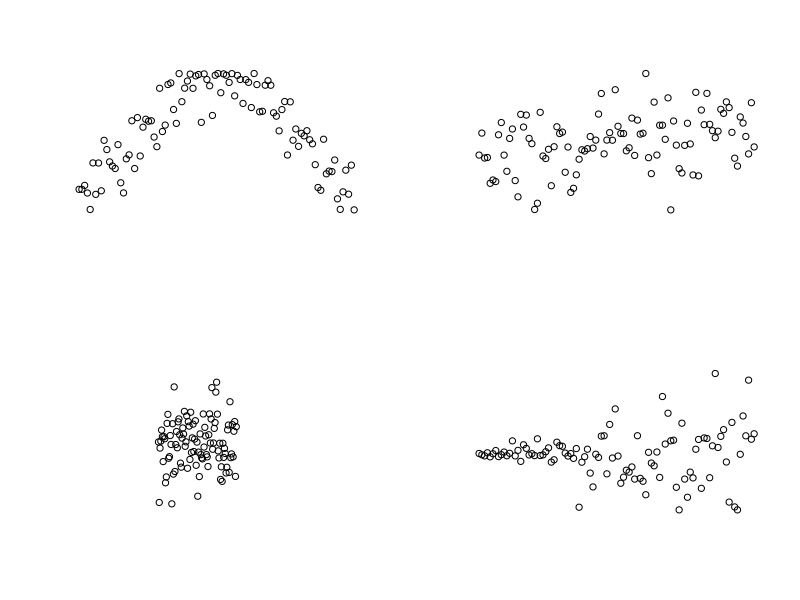
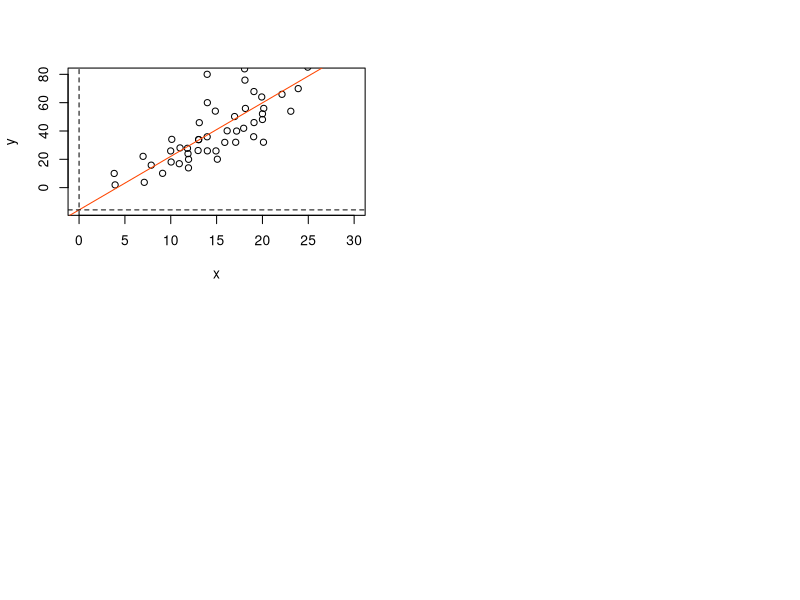
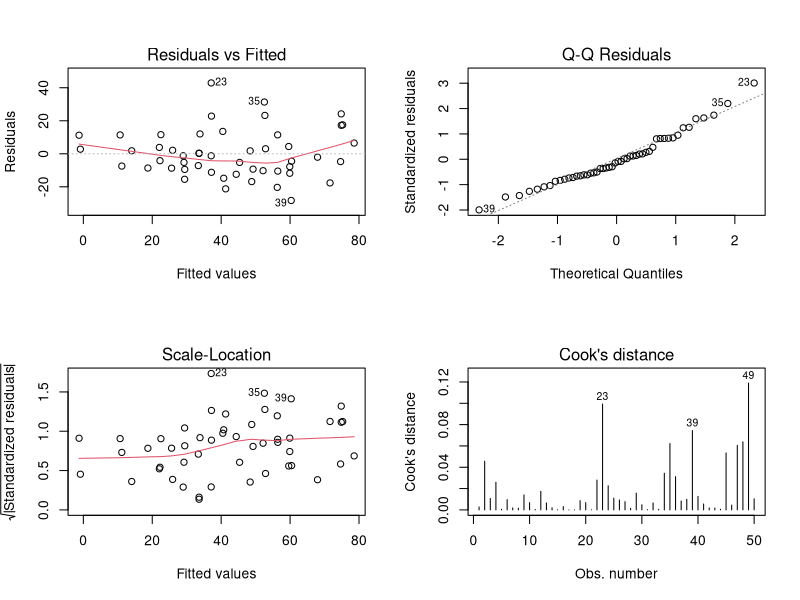
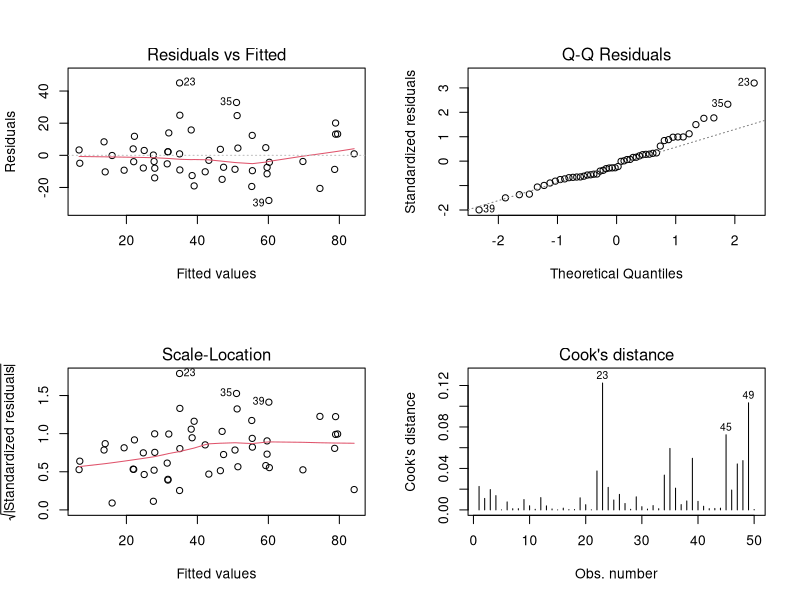
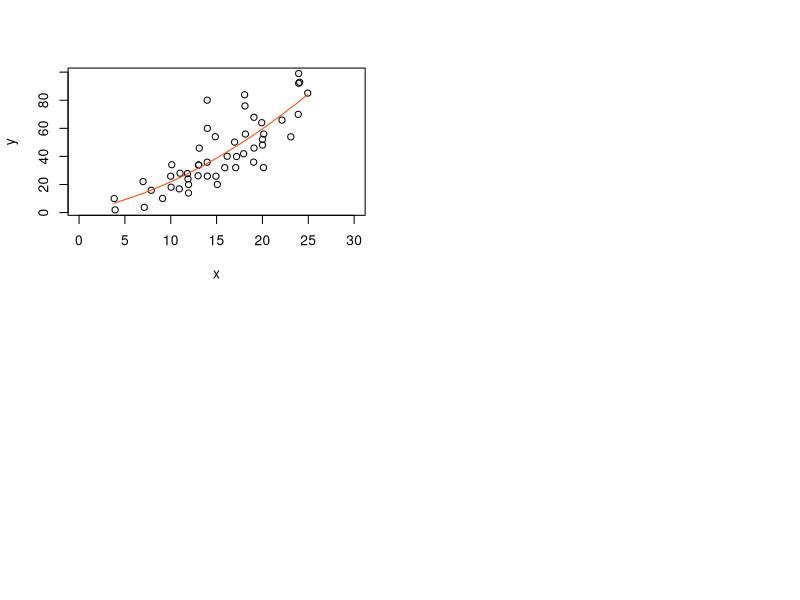

Here is the R script that generated these plots, in order:
## ---- chunk 1
par(mfrow = c(2, 2))
plot(x = sin(seq(-1, 4, length.out = 100) + rnorm(100, sd = 0.4)), 
     xlab = "", 
     ylab = "", 
     axes = FALSE)
plot(x = sort(c(sin(seq(-1, 4, length.out = 50)), 
                cos(seq(-3, 1, length.out = 50)))) + rnorm(n = 100, 
                                                           sd = 1.4), 
     xlab = "", 
     ylab = "", 
     axes = FALSE)
plot(x = 1:100/10, 
     y = 5 + rnorm(100, sd = 5.5), 
     xlab = "", 
     ylab = "", 
     axes = FALSE, 
     xlim = c(-10, 25), 
     ylim = c(-10, 20))
plot(x = 1:100 * rnorm(100, sd = 500), 
     xlab = "", 
     ylab = "", 
     axes = FALSE)
## ---- chunk 2
dfr <- data.frame(
  x <- c( 3.93,  3.83,  7.11,  6.98,  7.87,  9.11, 10.04,  9.99, 10.11, 10.93, 
         11.01, 11.93, 11.94, 11.88, 11.82, 12.98, 13.04, 13.04, 13.11, 13.99, 
         13.97, 13.99, 13.97, 15.08, 14.93, 14.86, 15.89, 16.15, 17.08, 17.18, 
         16.96, 17.95, 18.14, 18.09, 18.05, 19.04, 19.08, 19.07, 20.11, 20, 
         20,    20.14, 19.92, 22.13, 23.09, 23.9 , 23.95, 24.06, 23.95, 24.94
  ),
  y <- c( 1.93, 10.01,  3.73, 22.09, 15.86, 10.09, 18.09, 25.91, 34.09, 16.89, 
         28.04, 13.95, 19.98, 23.98, 27.78, 26.19, 33.85, 33.96, 45.88, 25.96, 
         35.89, 60.  , 80.03, 20.06, 25.92, 54.03, 31.96, 40.12, 32.03, 39.95, 
         50.2 , 41.91, 55.92, 75.92, 83.89, 35.94, 45.94, 67.85, 32.05, 48.11, 
         52.11, 55.95, 64.02, 65.9 , 53.94, 69.92, 92.1 , 92.78, 99.03, 85.09)
)
## ---- chunk 3
md1 <- lm(formula = y ~ x, data = dfr)
## ---- chunk 4
str(md1, 1)
## ---- chunk 5
with(data = dfr, 
     expr = plot(x, 
                 y, 
                 xlim = c(0, 30), 
                 ylim = c(md1$coefficients[1], 
                          max(md1$fitted.values) + 2)))
abline(md1$coefficients, col = "orangered")
abline(v = 0, lty = "dashed")
abline(h = md1$coefficients[1], lty = "dashed")

## ---- chunk 6
summary(md1)
## ---- chunk 7
par(mfrow = c(2, 2))
plot(md1, 1:4)
## ---- chunk 8
md2 <- lm(y ~ poly(x, 2))
summary(md2)
## ---- chunk 9
par(mfrow = c(2, 2))
plot(md2, 1:4)
## ---- chunk 10
with(data = dfr, 
     expr = plot(x, y, xlim = c(0, 30)))
pred <- predict(md2)
ix <- sort(dfr$x, index.return=T)$ix
lines(x[ix], pred[ix], col = 'orangered')
## ---- chunk 11
AIC(md1, md2)
